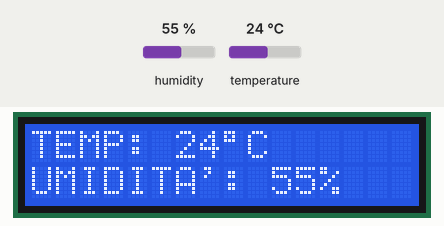
Bench run of a sketch on a simulated Arduino Uno, built with avr-gcc and run on an emulated ATmega328P. On the bench: 16×2 character LCD. Inputs (shaded band) come from the test bench; at power-on: humidity 55 %, temperature 24 °C.

Above: at 0.1 s.
At 6.64 s:
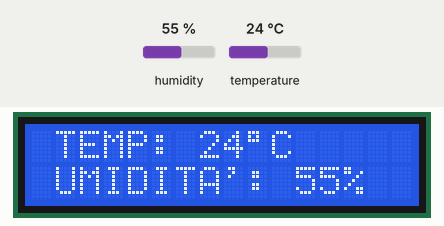
At 8.05 s:
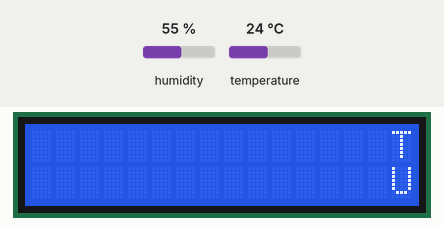
At 17.4 s:
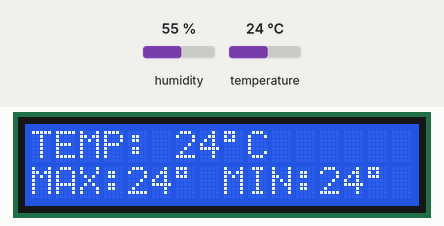
At 25.27 s:
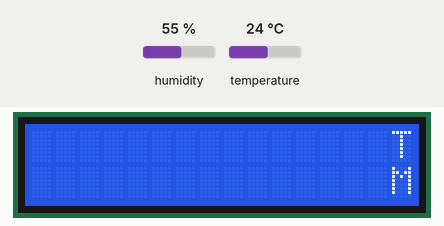
At 38.1 s:
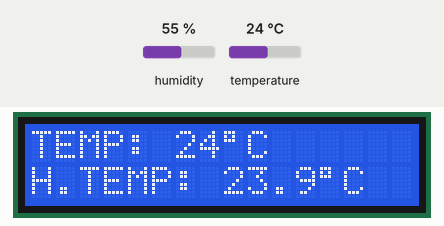

The sketch:

TempHumidity2016.ino
```cpp
// 20/05/2016 - Written by Matteo Pasqualin

#include <LiquidCrystal.h>
#include "DHT.h"

#define DHTPIN 6        // digital pin we're connected to
#define DHTTYPE DHT11   // DHT 11 sensor

// lcd display object instance
LiquidCrystal lcd(12, 11, 5, 4, 3, 2);

// dht sensor object instance
DHT dht(DHTPIN, DHTTYPE);

// delay time settings
int stepDelay       = 100;
int shortDelay      = 200;
int mediumDelay     = 500;
int oneSecDelay     = 1000;
int longDelay       = 3000;
int nCounter        = 3;

// variables used in the sketch
float humidity      = 0;
float tempFahr      = 0;
float tempCels      = 0;
float tempHeatC     = 0;
float tempHeatF     = 0;
float tempMIN       = 0;
float tempMAX       = 0;
bool  isFirstExec   = true;

//String txtTemp      = "";   // Temperature text
//String txtUmidita   = "";   // Humidity text
//String txtHeatTemp  = "";   // Heat Temperature text

//
// ******************************************************* [LOGIC] **************************************************
//

// debug
void debugDataCelsius(float h, float t, float hit) {
  Serial.print("Humidity: ");
  Serial.print(h);
  Serial.print(" %\t");

  Serial.print("Temperature: ");
  Serial.print(t);
  Serial.print(" *C ");

  Serial.print("Heat Temp.: ");
  Serial.print(hit, 1);
  Serial.print(" *C ");

  Serial.println("\t");
}

String getTextTemparature() {
  String txt = "TEMP: ";
  txt.concat(String(tempCels, 0));
  txt.concat((char)223);          // ASCII degree ° char http://www.rapidtables.com/code/text/ascii-table.htm
  txt.concat("C");
  return txt;
}

String getTextHumidity() {
  return "UMIDITA': " + String(humidity, 0) + "%";
}

String getTextHeatTemp() {
  String txt  = "H.TEMP: ";
  txt.concat(String(tempHeatC, 1));
  txt.concat((char)223);
  txt.concat("C");
  return txt;
}

String getTextMinMaxTemp() {
  String txt = "MAX:";
  txt.concat(String(tempMAX, 0));
  txt.concat((char)223);
  txt.concat(" ");
  txt.concat("MIN:");
  txt.concat(String(tempMIN, 0));
  txt.concat((char)223);
  return txt;
}

void readSensorData() {
  //Serial.println("DHT11 sensor data request...");

  humidity = dht.readHumidity();            // Read humidity data

  tempCels = dht.readTemperature();         // Read temperature as Celsius

  //tempFahr = dht.readTemperature(true);   // Read temperature as Fahrenheit - not used

  // Check if any reads failed and exit early (to try again).
  if (isnan(humidity) || isnan(tempCels) || isnan(tempFahr)) {
    //Serial.println("Failed to read from DHT sensor!");
    return;
  }

  // Compute heat index in Fahrenheit (the default)
  //tempHeatF = dht.computeHeatIndex(tempFahr, humidity);

  // Compute heat index in Celsius (isFahreheit = false)
  tempHeatC = dht.computeHeatIndex(tempCels, humidity, false);

  if(isFirstExec){
    tempMAX = tempMIN = tempCels;
    isFirstExec = false;
  }

  // set max temp.
  if (tempCels != tempMAX && tempCels > tempMAX) {
      tempMAX = tempCels;
  }

  // set min temp.
  if (tempCels != tempMIN && tempCels < tempMIN) {
      tempMIN = tempCels;
  }
}

void printLcdTemperatureRow() {

  lcd.setCursor(0, 0);                // moving to first row

  lcd.print(getTextTemparature());    // it always prints temp. in first row
}

void printLcdDataRow() {

  lcd.setCursor(0, 1);                // moving to second row

  // it checks what to print
  if (nCounter == 0) {
    lcd.print(getTextHumidity());     // if loop #1 it prints humidity in second row
  } else if (nCounter == 1) {
    lcd.print(getTextHeatTemp());     // if loop #2 it prints heat temp.
  } else if (nCounter == 2) {
    lcd.print(getTextMinMaxTemp());   // if loop #3 it prints min/max temp.
  }
}

void scrollText(){
  // scroll text to the right
  for (int positionCounter = 0; positionCounter < 16; positionCounter++) {
    lcd.scrollDisplayRight();
    delay(stepDelay);
  }
}


//
//
//

//
// ******************************************************* [SETUP] ****************************************************
//

void setup() {

  // Serial.begin(9600);                // debug

  lcd.begin(16, 2);                     // set up the LCD's number of columns and rows:

  dht.begin();

  //Serial.println("DHT11 Started..."); // debug
}


//
// ******************************************************** [LOOP] *****************************************************
//

void loop() {

  lcd.clear();

  if (nCounter > 2) {
    nCounter = 0;       // reset counter
    readSensorData();   // every 3 loops it reads data from sensor
  }

  //debugDataCelsius(humidity, tempCels, tempHeatC);

  printLcdTemperatureRow();
  printLcdDataRow();
  delay(longDelay);

  lcd.clear();

  delay(mediumDelay);

  printLcdTemperatureRow();
  printLcdDataRow();
  delay(longDelay);

  scrollText();

  nCounter++;

  delay(mediumDelay);
}
```

Measured:
- what the display in image 3 shows lasts 3.0 s, from 17.3 s to 20.3 s
